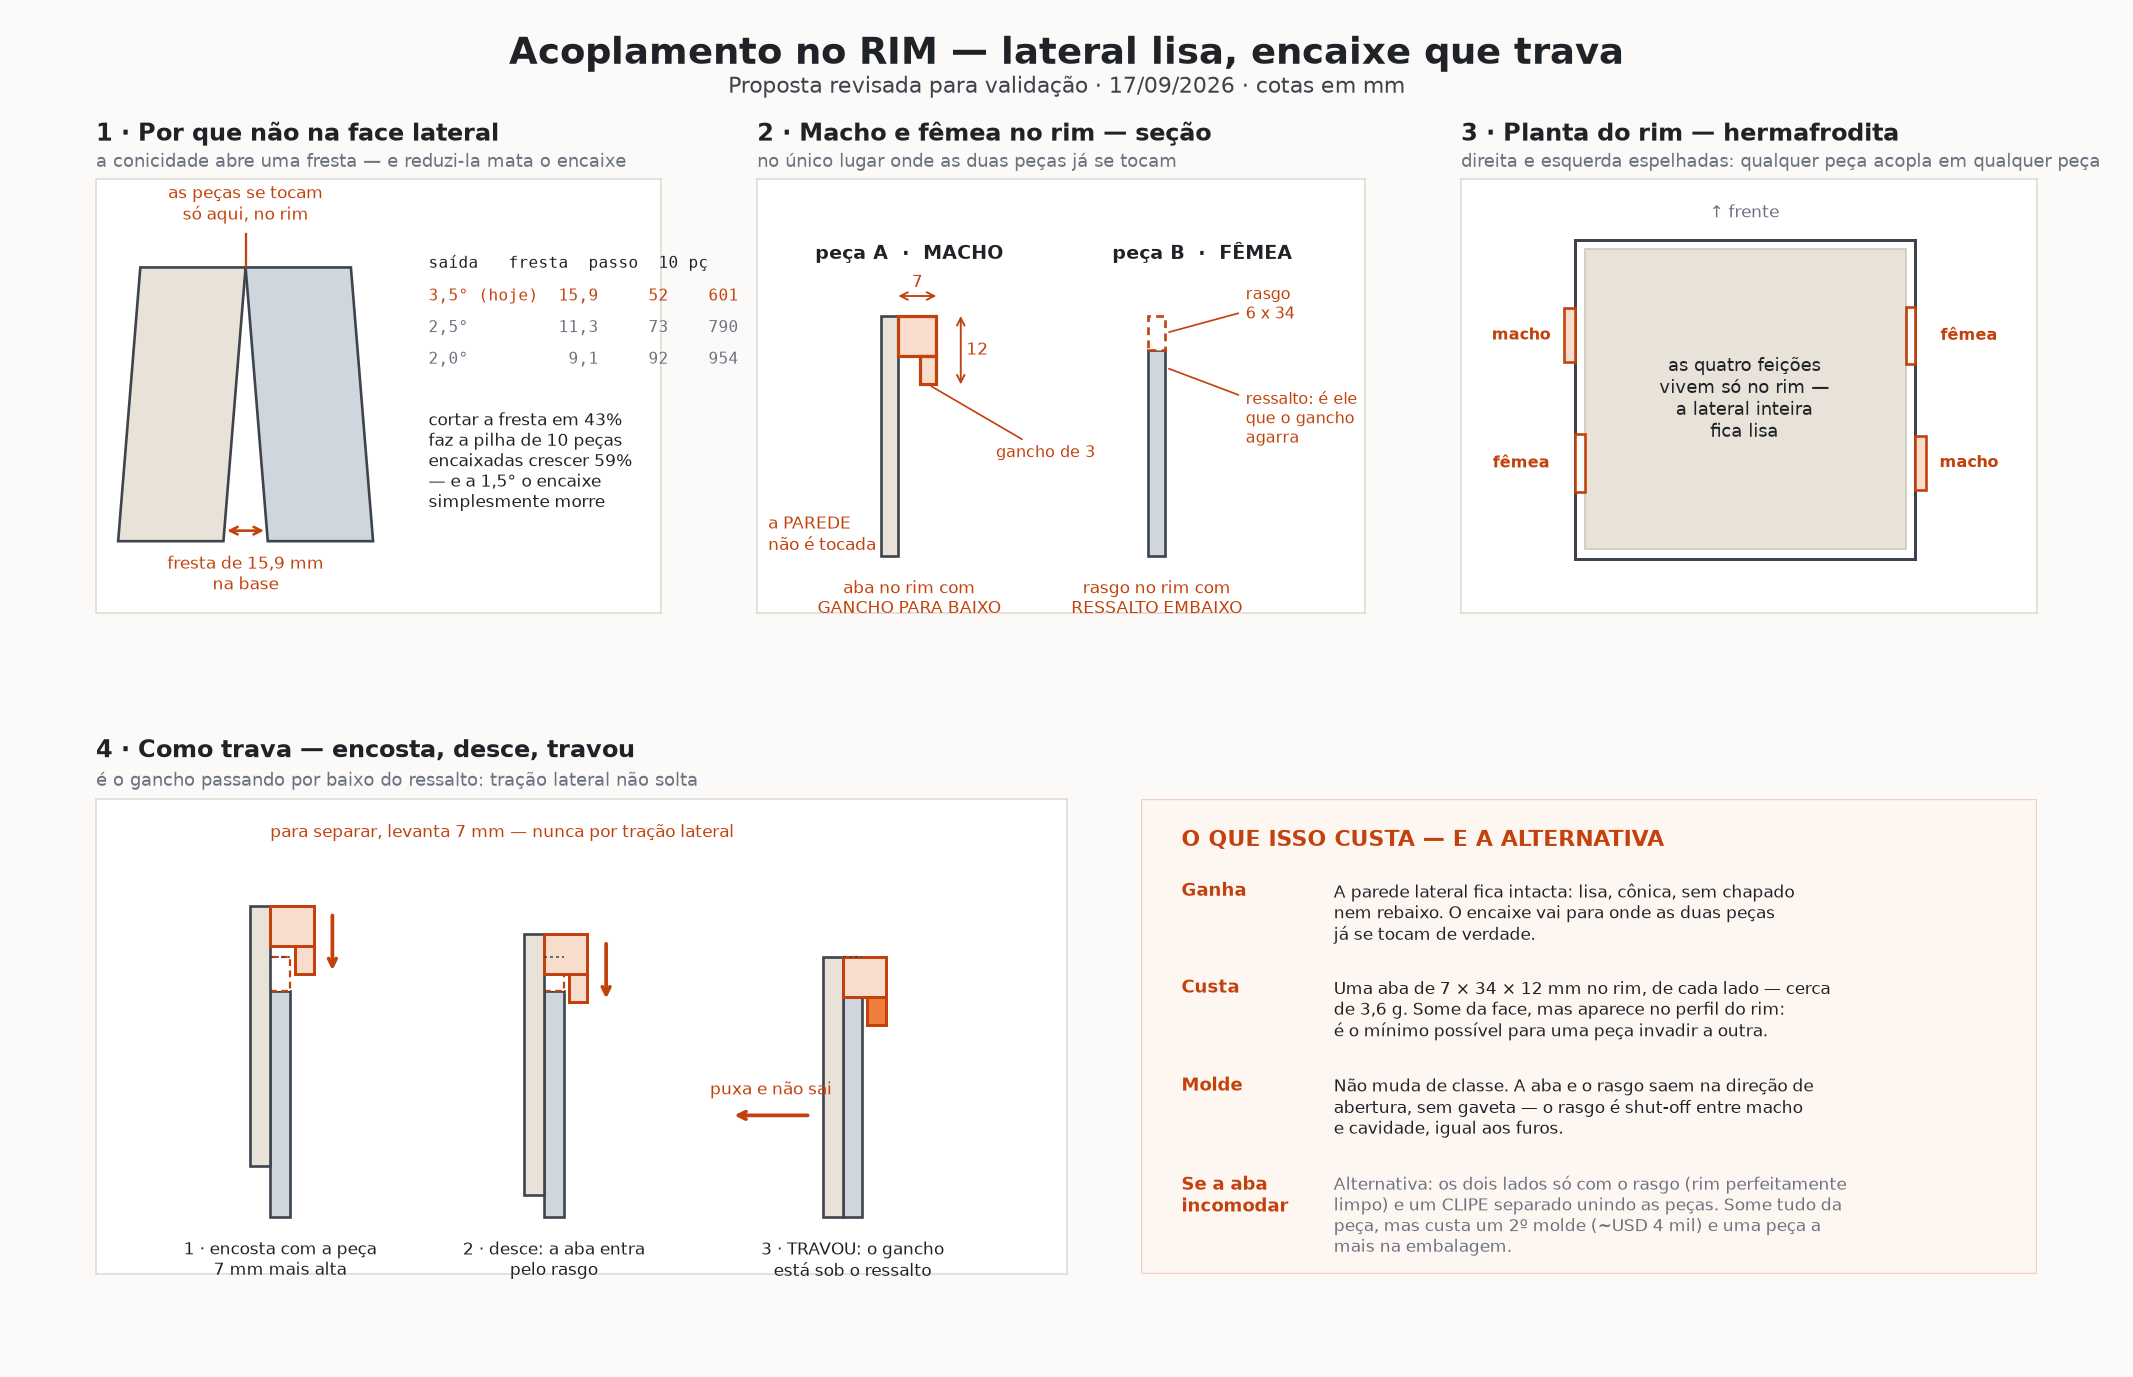

Here is the Python script that generated this plot:
#!/usr/bin/env python3
"""Proposta de acoplamento no RIM -- desenho de validacao (nao gera solido).

Responde a pergunta "melhorando o angulo esse problema e resolvido?" e
propoe onde o macho e a femea devem morar para que a LATERAL FIQUE LISA e o
encaixe TRAVE (nao solte com tracao lateral).
"""
import matplotlib
matplotlib.use("Agg")
import matplotlib.pyplot as plt
from matplotlib.patches import Polygon, Rectangle

TINTA, LINHA = "#1f2328", "#3d444d"
PECA, PECA2 = "#e8e2d9", "#cfd6dd"
NOVO, CINZA = "#c2410c", "#6b7280"
ROSA, FUNDO = "#f8ddcd", "#fbfaf8"

fig = plt.figure(figsize=(15.8, 10.2), facecolor=FUNDO)
fig.text(0.5, 0.974, "Acoplamento no RIM — lateral lisa, encaixe que trava",
         ha="center", va="top", fontsize=19.5, color=TINTA, weight="bold")
fig.text(0.5, 0.945, "Proposta revisada para validação · 17/09/2026 · cotas em mm",
         ha="center", va="top", fontsize=11.5, color=LINHA)


def eixo(rect, num, tit, sub=""):
    ax = fig.add_axes(rect); ax.set_facecolor("white")
    for s in ax.spines.values():
        s.set_color("#e3e0da"); s.set_linewidth(1)
    ax.set_xticks([]); ax.set_yticks([])
    ax.text(0, 1.075, f"{num} · {tit}", transform=ax.transAxes, fontsize=13,
            color=TINTA, weight="bold", va="bottom")
    if sub:
        ax.text(0, 1.018, sub, transform=ax.transAxes, fontsize=9.6,
                color=CINZA, va="bottom")
    return ax


def cota(ax, p0, p1, txt, d=0, vert=False, fs=8.8):
    x0, y0 = p0; x1, y1 = p1
    if vert:
        x = x0 + d
        ax.annotate("", (x, y0), (x, y1), arrowprops=dict(
            arrowstyle="<->", color=NOVO, lw=1, shrinkA=0, shrinkB=0))
        ax.text(x + (1.0 if d >= 0 else -1.0), (y0 + y1) / 2, txt, fontsize=fs,
                color=NOVO, ha="left" if d >= 0 else "right", va="center")
    else:
        y = y0 + d
        ax.annotate("", (x0, y), (x1, y), arrowprops=dict(
            arrowstyle="<->", color=NOVO, lw=1, shrinkA=0, shrinkB=0))
        ax.text((x0 + x1) / 2, y + (0.9 if d >= 0 else -0.9), txt, fontsize=fs,
                color=NOVO, ha="center", va="bottom" if d >= 0 else "top")


# ---------- 1 - POR QUE NAO NA FACE LATERAL --------------------------------
ax = eixo([0.045, 0.555, 0.265, 0.315], "1", "Por que não na face lateral",
          "a conicidade abre uma fresta — e reduzi-la mata o encaixe")
ax.set_xlim(-46, 158); ax.set_ylim(-34, 172)
ax.add_patch(Polygon([(0, 0), (8, 130), (-30, 130), (-38, 0)], closed=True,
                     facecolor=PECA, edgecolor=LINHA, lw=1.4))
ax.add_patch(Polygon([(16, 0), (8, 130), (46, 130), (54, 0)], closed=True,
                     facecolor=PECA2, edgecolor=LINHA, lw=1.4))
ax.plot([8, 8], [130, 146], color=NOVO, lw=1.2)
ax.annotate("", (0, 5), (16, 5), arrowprops=dict(arrowstyle="<->", color=NOVO, lw=1.4))
ax.text(8, -6, "fresta de 15,9 mm\nna base", fontsize=9.2, color=NOVO,
        ha="center", va="top")
ax.text(8, 150, "as peças se tocam\nsó aqui, no rim", fontsize=9, color=NOVO,
        ha="center", va="bottom")
ax.text(74, 136, "saída   fresta  passo  10 pç", fontsize=8.4, color=TINTA,
        family="monospace", va="top")
for i, row in enumerate([("3,5° (hoje)", "15,9", "52", "601"),
                         ("2,5°", "11,3", "73", "790"),
                         ("2,0°", "9,1", "92", "954")]):
    a, b, c, d = row
    ax.text(74, 120 - i * 15, f"{a:<12}{b:>5}{c:>7}{d:>7}", fontsize=8.4,
            color=NOVO if i == 0 else CINZA, family="monospace", va="top")
ax.text(74, 62, "cortar a fresta em 43%\nfaz a pilha de 10 peças\nencaixadas crescer 59%\n"
        "— e a 1,5° o encaixe\nsimplesmente morre",
        fontsize=9, color=TINTA, va="top")

# ---------- 2 - SECAO DO RIM ----------------------------------------------
ax = eixo([0.355, 0.555, 0.285, 0.315], "2", "Macho e fêmea no rim — seção",
          "no único lugar onde as duas peças já se tocam")
ax.set_xlim(-26, 86); ax.set_ylim(-40, 36)
# peca A -- macho
ax.add_patch(Polygon([(-3.2, -30), (0, -30), (0, 12), (-3.2, 12)], closed=True,
                     facecolor=PECA, edgecolor=LINHA, lw=1.4))
ax.add_patch(Polygon([(0, 5), (7, 5), (7, 12), (0, 12)], closed=True,
                     facecolor=ROSA, edgecolor=NOVO, lw=1.7))
ax.add_patch(Polygon([(4, 0), (7, 0), (7, 5), (4, 5)], closed=True,
                     facecolor=ROSA, edgecolor=NOVO, lw=1.7))
ax.text(2, 22, "peça A  ·  MACHO", fontsize=10, color=TINTA, ha="center", weight="bold")
cota(ax, (0, 12), (7, 12), "7", d=3.5)
cota(ax, (7, 0), (7, 12), "12", d=4.5, vert=True)
ax.annotate("gancho de 3", (5.5, 0), (18, -12), fontsize=8.6, color=NOVO,
            ha="left", va="center", arrowprops=dict(arrowstyle="-", color=NOVO, lw=.9))
ax.text(2, -34, "aba no rim com\nGANCHO PARA BAIXO", fontsize=8.8, color=NOVO,
        ha="center", va="top")
# peca B -- femea
ax.add_patch(Polygon([(46, -30), (49.2, -30), (49.2, 6), (46, 6)], closed=True,
                     facecolor=PECA2, edgecolor=LINHA, lw=1.4))
ax.add_patch(Rectangle((46, 6), 3.2, 6, facecolor="white", edgecolor=NOVO,
                       lw=1.4, ls=(0, (3, 2))))
ax.text(56, 22, "peça B  ·  FÊMEA", fontsize=10, color=TINTA, ha="center", weight="bold")
ax.annotate("rasgo\n6 x 34", (49.2, 9), (64, 14), fontsize=8.6, color=NOVO,
            ha="left", va="center", arrowprops=dict(arrowstyle="-", color=NOVO, lw=.9))
ax.annotate("ressalto: é ele\nque o gancho\nagarra", (49.2, 3), (64, -6),
            fontsize=8.6, color=NOVO, ha="left", va="center",
            arrowprops=dict(arrowstyle="-", color=NOVO, lw=.9))
ax.text(47.6, -34, "rasgo no rim com\nRESSALTO EMBAIXO", fontsize=8.8, color=NOVO,
        ha="center", va="top")
ax.text(-24, -30, "a PAREDE\nnão é tocada", fontsize=9, color=NOVO,
        ha="left", va="bottom")

# ---------- 3 - PLANTA DO RIM ---------------------------------------------
ax = eixo([0.685, 0.555, 0.27, 0.315], "3", "Planta do rim — hermafrodita",
          "direita e esquerda espelhadas: qualquer peça acopla em qualquer peça")
ax.set_xlim(-72, 292); ax.set_ylim(-34, 238)
ax.add_patch(Rectangle((0, 0), 215, 200, facecolor="none", edgecolor=LINHA, lw=1.6))
ax.add_patch(Rectangle((6, 6), 203, 188, facecolor=PECA, edgecolor="#cfcabf", lw=.9))
for x, y, t in [(215, 60, "M"), (215, 140, "F"), (0, 60, "F"), (0, 140, "M")]:
    if t == "M":
        ax.add_patch(Rectangle((x if x > 0 else -7, y - 17), 7, 34,
                               facecolor=ROSA, edgecolor=NOVO, lw=1.4))
    else:
        ax.add_patch(Rectangle((x - 6 if x > 0 else 0, y - 18), 6, 36,
                               facecolor="white", edgecolor=NOVO, lw=1.4))
    ax.text(x + (34 if x > 0 else -34), y, "macho" if t == "M" else "fêmea",
            fontsize=8.6, color=NOVO, ha="center", va="center", weight="bold")
ax.text(107, 214, "↑ frente", fontsize=9, color=CINZA, ha="center")
ax.text(107, 100, "as quatro feições\nvivem só no rim —\na lateral inteira\nfica lisa",
        fontsize=9.6, color=TINTA, ha="center", va="center")

# ---------- 4 - COMO TRAVA -------------------------------------------------
ax = eixo([0.045, 0.075, 0.455, 0.345], "4", "Como trava — encosta, desce, travou",
          "é o gancho passando por baixo do ressalto: tração lateral não solta")
ax.set_xlim(-24, 132); ax.set_ylim(-44, 40)


def par(ax, ox, off, cap, hi=False):
    """Desenha o par macho/femea deslocado 'off' em z, na origem ox."""
    # peca B (femea) fixa
    ax.add_patch(Polygon([(ox, -34), (ox + 3.2, -34), (ox + 3.2, 6), (ox, 6)],
                         closed=True, facecolor=PECA2, edgecolor=LINHA, lw=1.4))
    ax.add_patch(Rectangle((ox, 6), 3.2, 6, facecolor="white", edgecolor=NOVO,
                           lw=1.2, ls=(0, (3, 2))))
    ax.plot([ox, ox + 3.2], [12, 12], color=LINHA, lw=.8, ls=(0, (2, 2)))
    # peca A (macho) na cota off
    ax.add_patch(Polygon([(ox - 3.2, -34 + off), (ox, -34 + off), (ox, 12 + off),
                          (ox - 3.2, 12 + off)], closed=True, facecolor=PECA,
                         edgecolor=LINHA, lw=1.4))
    ax.add_patch(Polygon([(ox, 5 + off), (ox + 7, 5 + off), (ox + 7, 12 + off),
                          (ox, 12 + off)], closed=True, facecolor=ROSA,
                         edgecolor=NOVO, lw=1.6))
    ax.add_patch(Polygon([(ox + 4, off), (ox + 7, off), (ox + 7, 5 + off),
                          (ox + 4, 5 + off)], closed=True,
                         facecolor="#ef7c3a" if hi else ROSA, edgecolor=NOVO, lw=1.6))
    ax.text(ox + 1.6, -38, cap, fontsize=9, color=TINTA, ha="center", va="top")


par(ax, 4, 9, "1 · encosta com a peça\n7 mm mais alta")
ax.annotate("", (14, 9), (14, 20), arrowprops=dict(arrowstyle="->", color=NOVO, lw=2))
par(ax, 48, 4, "2 · desce: a aba entra\npelo rasgo")
ax.annotate("", (58, 4), (58, 15), arrowprops=dict(arrowstyle="->", color=NOVO, lw=2))
par(ax, 96, 0, "3 · TRAVOU: o gancho\nestá sob o ressalto", hi=True)
ax.annotate("", (78, -16), (91, -16), arrowprops=dict(arrowstyle="->", color=NOVO, lw=2))
ax.text(84.5, -13, "puxa e não sai", fontsize=8.8, color=NOVO, ha="center", va="bottom")
ax.text(4, 34, "para separar, levanta 7 mm — nunca por tração lateral",
        fontsize=9.2, color=NOVO, va="center")

# ---------- 5 - CUSTO / ALTERNATIVA ---------------------------------------
bx = fig.add_axes([0.535, 0.075, 0.42, 0.345]); bx.axis("off")
bx.set_xlim(0, 1); bx.set_ylim(0, 1)
bx.add_patch(Rectangle((0, 0), 1, 1, transform=bx.transAxes, facecolor="#fdf6f1",
                       edgecolor="#f0d3c2", lw=1.3))
bx.text(0.045, 0.935, "O QUE ISSO CUSTA — E A ALTERNATIVA", fontsize=11.5,
        color=NOVO, weight="bold", va="top")
txt = [
    ("Ganha", "A parede lateral fica intacta: lisa, cônica, sem chapado\n"
              "nem rebaixo. O encaixe vai para onde as duas peças\n"
              "já se tocam de verdade.", TINTA),
    ("Custa", "Uma aba de 7 × 34 × 12 mm no rim, de cada lado — cerca\n"
              "de 3,6 g. Some da face, mas aparece no perfil do rim:\n"
              "é o mínimo possível para uma peça invadir a outra.", TINTA),
    ("Molde", "Não muda de classe. A aba e o rasgo saem na direção de\n"
              "abertura, sem gaveta — o rasgo é shut-off entre macho\n"
              "e cavidade, igual aos furos.", TINTA),
    ("Se a aba\nincomodar", "Alternativa: os dois lados só com o rasgo (rim perfeitamente\n"
              "limpo) e um CLIPE separado unindo as peças. Some tudo da\n"
              "peça, mas custa um 2º molde (~USD 4 mil) e uma peça a\n"
              "mais na embalagem.", CINZA),
]
y = 0.825
for t, c, cor in txt:
    bx.text(0.045, y, t, fontsize=9.4, color=NOVO, weight="bold", va="top")
    bx.text(0.215, y, c, fontsize=9.2, color=cor, va="top")
    y -= 0.205
fig.savefig("/home/user/produtos/cesto-empilhavel/cad/proposta-rim.png",
            dpi=135, facecolor=FUNDO)
print("ok")
